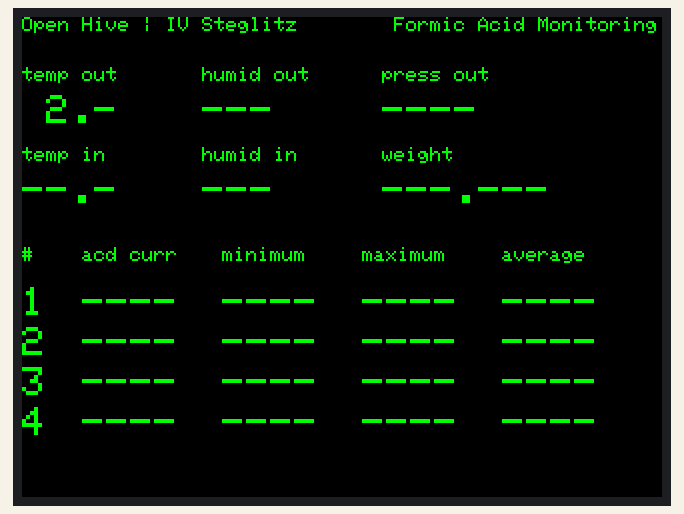
A sketch run on a simulated ESP32. Shown: 320×240 colour display.

Above: at 0.3 s.
At 2.3 s:
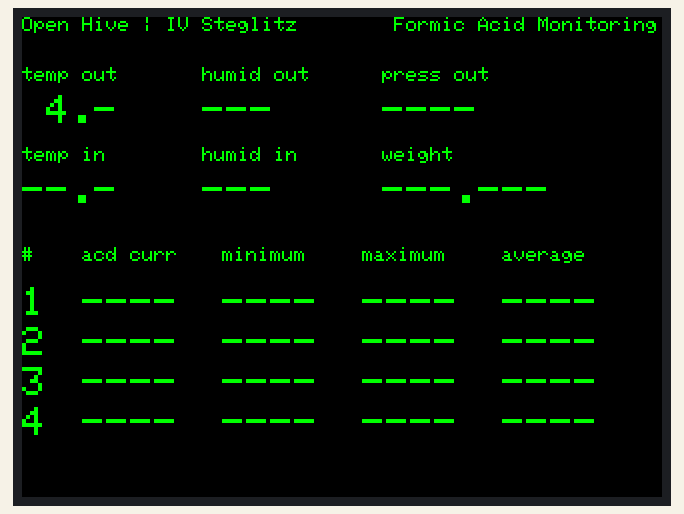
At 11.3 s:
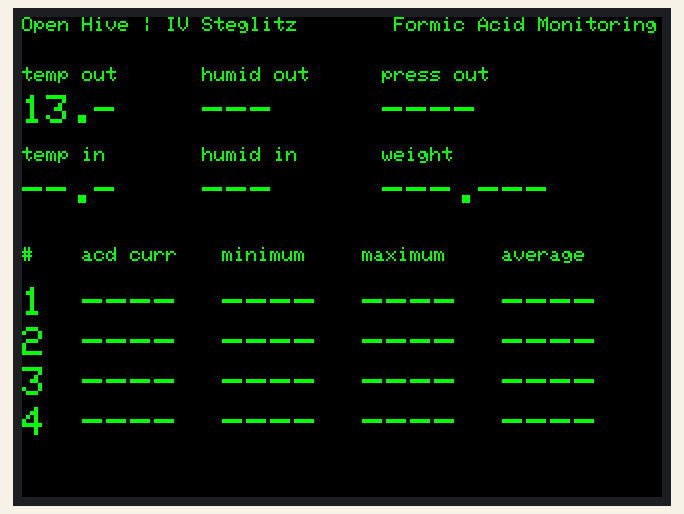
At 19.3 s:
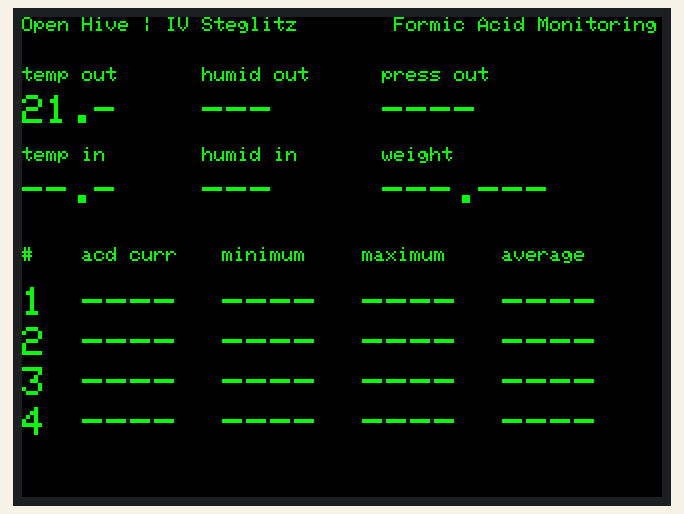
At 33.4 s:
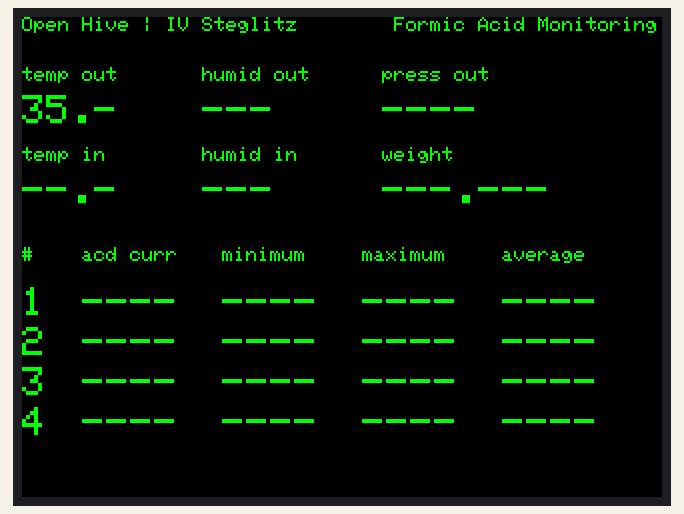
At 38.4 s:
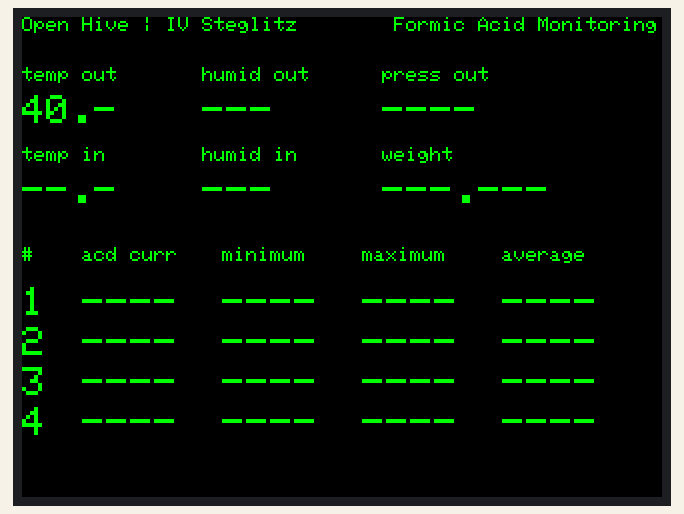

The sketch:

test_tft-display.ino
```cpp
/*
  Open Hive | TFT-Display for Adafruit Feather
            | with Feather Huzzah ESP32

  2019-02 Clemens Gruber | initial sketch

  This code is in the public domain.
*/

#include <SPI.h>
#include <Adafruit_GFX.h>
#include <Adafruit_ILI9341.h>

// pin definition for ESP32
#define STMPE_CS 32
#define TFT_CS   15
#define TFT_DC   33
#define SD_CS    14

// set TFT
Adafruit_ILI9341 tft = Adafruit_ILI9341(TFT_CS, TFT_DC);

int counter  = 1;

void setup() {
  // serial communication
  Serial.begin(9600);

  // initialize TFT
  tft.begin();
  tft.fillScreen(ILI9341_BLACK);  // clear garbage from the last run

  // set rotation (possible values 0 = portrait format up to 3)
  tft.setRotation(1);
}


void loop(void) {
  testText();
  delay(500);
}

void testText() {
  tft.setTextColor(ILI9341_GREEN, ILI9341_BLACK);
  tft.setTextSize(1);

  tft.setCursor(0, 0);
  tft.println("Open Hive | IV Steglitz        Formic Acid Monitoring");
  tft.println();


  // 1. row - labels
  int yPixRow1 = 25;
  int yDataRow = 14;
  tft.setTextSize(1);
  tft.setCursor(0, yPixRow1);
  tft.println("temp out");

  tft.setCursor(90, yPixRow1);
  tft.println("humid out");

  tft.setCursor(180, yPixRow1);
  tft.println("press out");


  // 1. row - data
  tft.setTextSize(2);

  tft.setCursor(0, yPixRow1 + yDataRow);
  tft.println("--.-");

  tft.setCursor(90, yPixRow1 + yDataRow);
  tft.println("---");

  tft.setCursor(180, yPixRow1 + yDataRow);
  tft.println("----");


  // 2. row - labels
  int yPixRow2 = yPixRow1 + 40;
  tft.setTextSize(1);
  tft.setCursor(0, yPixRow2);
  tft.println("temp in");

  tft.setCursor(90, yPixRow2);
  tft.println("humid in");

  tft.setCursor(180, yPixRow2);
  tft.println("weight");


  // 2. row - data
  tft.setTextSize(2);

  tft.setCursor(0, yPixRow2 + yDataRow);
  tft.println("--.-");

  tft.setCursor(90, yPixRow2 + yDataRow);
  tft.println("---");

  tft.setCursor(180, yPixRow2 + yDataRow);
  tft.println("---.---");


  // 3. row - labels
  int yPixRow3 = yPixRow2 + 50;
  tft.setTextSize(1);
  tft.setCursor(0, yPixRow3);
  tft.println("#");

  tft.setCursor(30, yPixRow3);
  tft.println("acd curr");

  tft.setCursor(100, yPixRow3);
  tft.println("minimum");

  tft.setCursor(170, yPixRow3);
  tft.println("maximum");

  tft.setCursor(240, yPixRow3);
  tft.println("average");

  // 3. row - data
  int yDataOnlyRow = 20;
  tft.setTextSize(2);

  tft.setCursor(0, yPixRow3 + yDataOnlyRow);
  tft.println("1");

  tft.setCursor(30, yPixRow3 + yDataOnlyRow);
  tft.println("----");

  tft.setCursor(100, yPixRow3 + yDataOnlyRow);
  tft.println("----");

  tft.setCursor(170, yPixRow3 + yDataOnlyRow);
  tft.println("----");

  tft.setCursor(240, yPixRow3 + yDataOnlyRow);
  tft.println("----");


  // 4. row - data only
  tft.setTextSize(2);

  tft.setCursor(0, yPixRow3 + 2*yDataOnlyRow);
  tft.println("2");

  tft.setCursor(30, yPixRow3 + 2*yDataOnlyRow);
  tft.println("----");

  tft.setCursor(100, yPixRow3 + 2*yDataOnlyRow);
  tft.println("----");

  tft.setCursor(170, yPixRow3 + 2*yDataOnlyRow);
  tft.println("----");

  tft.setCursor(240, yPixRow3 + 2*yDataOnlyRow);
  tft.println("----");


  // 5. row - data only
  tft.setTextSize(2);

  tft.setCursor(0, yPixRow3 + 3*yDataOnlyRow);
  tft.println("3");

  tft.setCursor(30, yPixRow3 + 3*yDataOnlyRow);
  tft.println("----");

  tft.setCursor(100, yPixRow3 + 3*yDataOnlyRow);
  tft.println("----");

  tft.setCursor(170, yPixRow3 + 3*yDataOnlyRow);
  tft.println("----");

  tft.setCursor(240, yPixRow3 + 3*yDataOnlyRow);
  tft.println("----");


  // 6. row - data only
  tft.setTextSize(2);

  tft.setCursor(0, yPixRow3 + 4*yDataOnlyRow);
  tft.println("4");

  tft.setCursor(30, yPixRow3 + 4*yDataOnlyRow);
  tft.println("----");

  tft.setCursor(100, yPixRow3 + 4*yDataOnlyRow);
  tft.println("----");

  tft.setCursor(170, yPixRow3 + 4*yDataOnlyRow);
  tft.println("----");

  tft.setCursor(240, yPixRow3 + 4*yDataOnlyRow);
  tft.println("----");


 // tft.println("xx.x xx.x xx.x xx.x xx.x");


  counter = 1;
  // update data
  do {
    tft.setCursor(0, yPixRow1 + yDataRow);
    counter = counter + 1;
    if (counter < 10) {
      tft.print(" ");
    }

    tft.println(counter);

    delay(1000);
  } while (counter < 99);

}
```

Measured:
- what the display in image 1 shows lasts 1.0 s, from 2.3 s to 3.3 s
